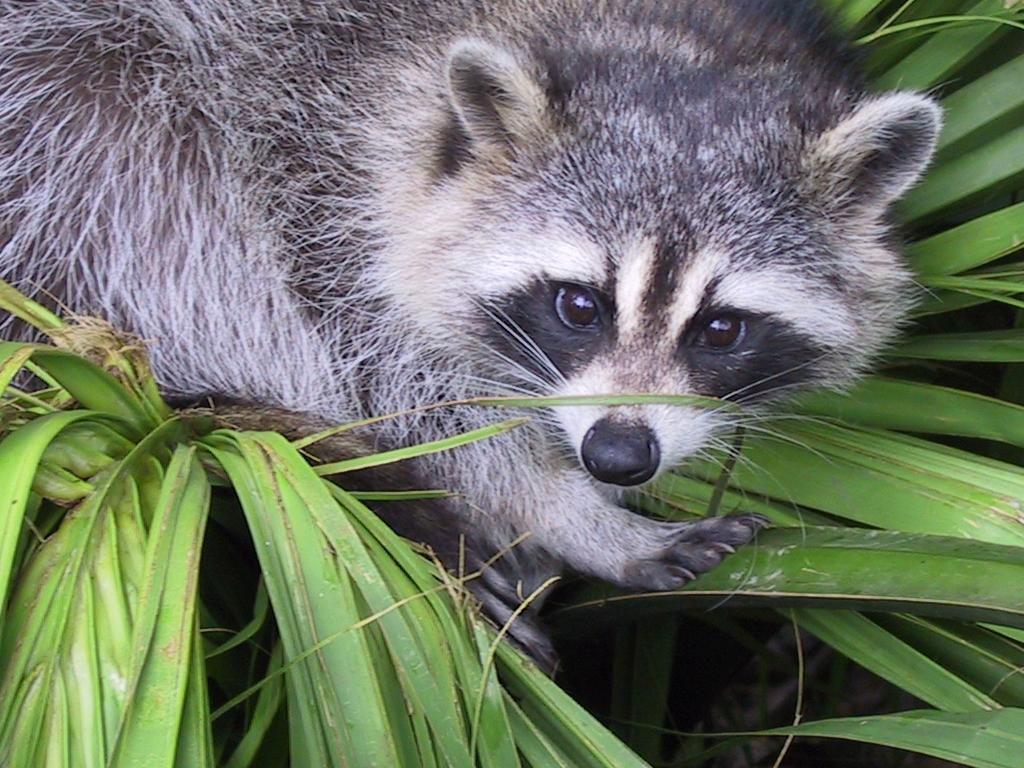
#> input picture Python-1-Array/ex03/animal.jpeg, 1024 x 768 px
$ python zoom.py
#> lines starting #> are read from the running program, lines starting #| are printed output that depends on the picture
### Python-1-Array/ex03/load_image.py
import numpy as np
import matplotlib.pyplot as plt


def ft_load(path: str) -> np.ndarray:
    """Load an image from a file."""
#> called with path = 'animal.jpeg'
    try:
        img = plt.imread(path)
#> img is the input picture: shape (768, 1024, 3); mean R, G, B 110.7, 117.7, 102.1
        if img.ndim != 3 or img.shape[2] != 3:
            raise ValueError("Image is not a color image")
    except Exception as e:
        print(e)
        return None

    print(f"The shape of image is: {img.shape}")
#| The shape of image is: (768, 1024, 3)
    print(img)
#> (printed output is left out)
    return img

### Python-1-Array/ex03/zoom.py
import numpy as np
import matplotlib.pyplot as plt
from load_image import ft_load


def ft_zoom(array: np.ndarray, start_x: int, end_x: int, start_y: int, end_y: int, channels: int):
    """
    Zoom in on a part of an image and display it.

    Parameters:
    - array (np.ndarray): The image array.
    - start_x (int): The starting x-coordinate for the zoom.
    - end_x (int): The ending x-coordinate for the zoom.
    - start_y (int): The starting y-coordinate for the zoom.
    - end_y (int): The ending y-coordinate for the zoom.
    - channels (int): The number of channels (0 for grayscale, 3 for RGB).

    Returns:
    - None
    """
#> called with start_x = 150, end_x = 550, start_y = 300, end_y = 700, channels = 1
    try:
        if channels == 1:
            zoomed_image = array[start_x:end_x, start_y:end_y, channels]
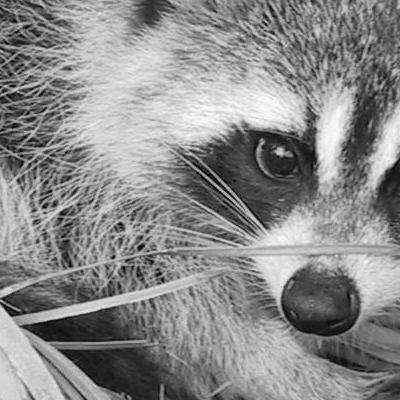
#> zoomed_image: shape (400, 400); min 0, max 252, mean 138.1
            cmap = 'gray'
        elif channels == 3:
            zoomed_image = array[start_x:end_x, start_y:end_y, :channels]
            cmap = None
        else:
            raise ValueError("Invalid number of channels. Must be 1 (grayscale) or 3 (RGB).")

        print(f"New shape after slicing: {zoomed_image.shape}")
#| New shape after slicing: (400, 400)
        print(zoomed_image)
#> (printed output is left out)
        plt.imshow(zoomed_image, cmap=cmap)
        plt.axis('on')
        plt.show()

    except Exception as e:
        print(f"Error: {e}")


def main():
    """Test the ft_zoom function with an example image."""
    img = ft_load("animal.jpeg")
    if img is not None:
        ft_zoom(img, 150, 550, 300, 700, 1)

if __name__ == '__main__':
    main()
